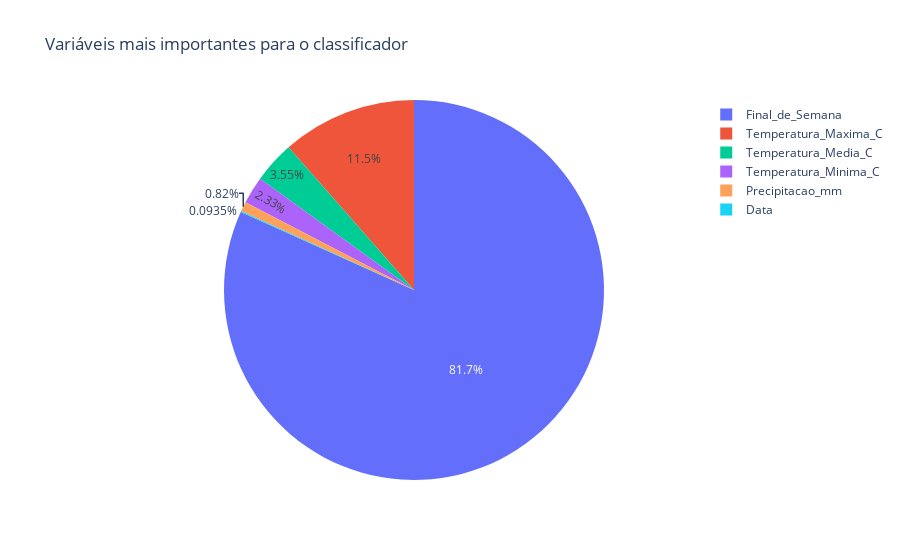

Notebook code cell kept with this figure:
### Markdown cell above
#### Coeficientes da predição

### Code cell
# Visualizando as variavies mais importantes para o classificador
fig = go.Figure(data=[go.Pie(labels=X_train.columns, values=abs(regressor.coef_))])
fig.update_layout(title='Variáveis mais importantes para o classificador')
fig.show()

### Figure 1 — Plotly figure (JSON) as saved in the notebook; plotly's stock layout.template omitted (floating-point values rounded to 4 significant figures)
{"data": [{"labels": ["Data", "Temperatura_Media_C", "Temperatura_Minima_C", "Temperatura_Maxima_C", "Precipitacao_mm", "Final_de_Semana"], "type": "pie", "values": [0.006142, 0.2332, 0.1531, 0.7538, 0.05387, 5.366]}], "layout": {"title": {"text": "Variáveis mais importantes para o classificador"}}}
